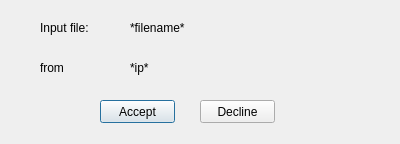
<?xml version="1.0" encoding="UTF-8"?>
<ui version="4.0">
 <class>RequestDialog</class>
 <widget class="QDialog" name="RequestDialog">
  <property name="geometry">
   <rect>
    <x>0</x>
    <y>0</y>
    <width>400</width>
    <height>144</height>
   </rect>
  </property>
  <property name="windowTitle">
   <string>Dialog</string>
  </property>
  <widget class="QLabel" name="labelTitle">
   <property name="geometry">
    <rect>
     <x>40</x>
     <y>20</y>
     <width>61</width>
     <height>16</height>
    </rect>
   </property>
   <property name="text">
    <string>Input file:</string>
   </property>
  </widget>
  <widget class="QLabel" name="label2">
   <property name="geometry">
    <rect>
     <x>40</x>
     <y>60</y>
     <width>81</width>
     <height>16</height>
    </rect>
   </property>
   <property name="text">
    <string>from</string>
   </property>
  </widget>
  <widget class="QLabel" name="labelFilename">
   <property name="geometry">
    <rect>
     <x>130</x>
     <y>20</y>
     <width>121</width>
     <height>16</height>
    </rect>
   </property>
   <property name="text">
    <string>*filename*</string>
   </property>
  </widget>
  <widget class="QLabel" name="labelIp">
   <property name="geometry">
    <rect>
     <x>130</x>
     <y>60</y>
     <width>121</width>
     <height>16</height>
    </rect>
   </property>
   <property name="text">
    <string>*ip*</string>
   </property>
  </widget>
  <widget class="QPushButton" name="pushButtonAccept">
   <property name="geometry">
    <rect>
     <x>100</x>
     <y>100</y>
     <width>75</width>
     <height>23</height>
    </rect>
   </property>
   <property name="text">
    <string>Accept</string>
   </property>
  </widget>
  <widget class="QPushButton" name="pushButtonDecline">
   <property name="geometry">
    <rect>
     <x>200</x>
     <y>100</y>
     <width>75</width>
     <height>23</height>
    </rect>
   </property>
   <property name="text">
    <string>Decline</string>
   </property>
  </widget>
 </widget>
 <resources/>
 <connections/>
</ui>
